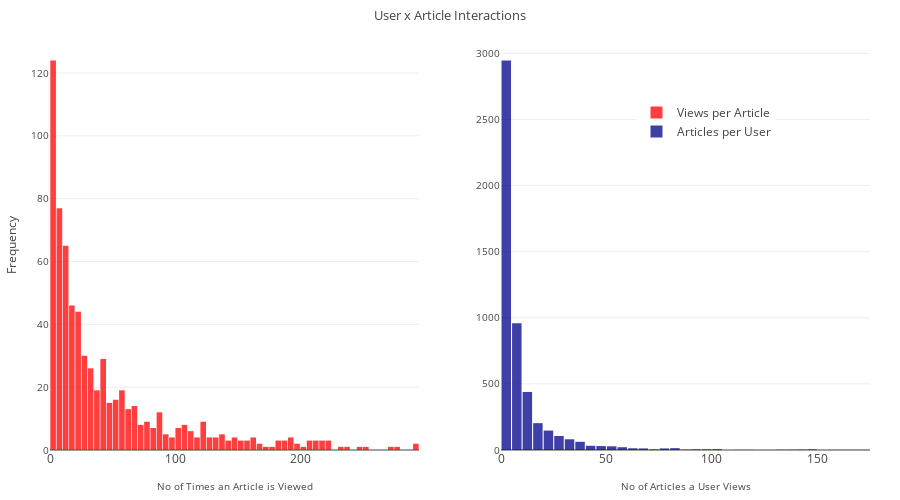

The code cell stored with this chart in its notebook:
### Code cell
# Define the threshold for the trailing bin
threshold = 300 

# Adjust the data for the trailing bin

x1 = article_read['readers'].apply(lambda x: threshold if x >= threshold else x)

trace1 =go.Histogram(
    x=x1, 
    opacity=0.75,
    name='Views per Article',
    xbins=dict( # bins used for histogram
        start=0,
        end=threshold,
        size=5 ),
    marker= dict(color='red')
)


# Adjust the data for the trailing bin
x2 = user_read['articles'].apply(lambda x: threshold if x >= threshold else x)

trace2 =go.Histogram(
    x=x2,
    opacity=0.75,
    name='Articles per User',
    xbins=dict( # bins used for histogram
        start=0,
        end=threshold,
        size=5 ),
    marker= dict(color='darkblue')
)

fig = tools.make_subplots(rows=1, cols=2)
fig.append_trace(trace1, 1,1)
fig.append_trace(trace2, 1,2)
fig['layout'].update(
    height = 500, 
    width = 900, 
    title ='User x Article Interactions',
    titlefont = dict(size=13),
    margin=dict(l=50, r=30, t=40, b=50),    
    bargap=0.1,
    yaxis1 = {
        'title': 'Frequency',
        'titlefont': dict(size=12),
        'tickfont' : dict(size=10),
        'gridwidth': None
        },
    xaxis1 = {
        'title': 'No of Times an Article is Viewed', 
        'titlefont': dict(size=10)
        },        
    yaxis2 = {
        #'title': 'Frequency',
        'titlefont': dict(size=12),
        'tickfont' : dict(size=10),
        'gridwidth': None        
        },
    xaxis2 = {
        'title': 'No of Articles a User Views', 
        'titlefont': dict(size=10)
        },
    legend=dict(
        x=0.8,  # Horizontally center the legend
        y=0.8,  # Adjust vertical position as needed
        xanchor='center',  # Ensure that x=0.5 is the center of the legend
        yanchor='middle'   # Ensure that y=0.5 is the middle of the legend
    )              
    )

iplot(fig)

### Figure 1 — Plotly figure (JSON) as saved in the notebook; plotly's stock layout.template omitted (floating-point values rounded to 4 significant figures; data arrays with more than 128 entries replaced by an {"elided": "..."} marker saying what was removed)
{"data": [{"marker": {"color": "red"}, "name": "Views per Article", "opacity": 0.75, "type": "histogram", "x": {"elided": "714 int values"}, "xaxis": "x1", "xbins": {"end": 300, "size": 5, "start": 0}, "yaxis": "y1"}, {"marker": {"color": "darkblue"}, "name": "Articles per User", "opacity": 0.75, "type": "histogram", "x": {"elided": "5148 int values"}, "xaxis": "x2", "xbins": {"end": 300, "size": 5, "start": 0}, "yaxis": "y2"}], "layout": {"bargap": 0.1, "height": 500, "legend": {"x": 0.8, "xanchor": "center", "y": 0.8, "yanchor": "middle"}, "margin": {"b": 50, "l": 50, "r": 30, "t": 40}, "title": "User x Article Interactions", "titlefont": {"size": 13}, "width": 900, "xaxis1": {"anchor": "y1", "domain": [0, 0.45], "title": "No of Times an Article is Viewed", "titlefont": {"size": 10}}, "xaxis2": {"anchor": "y2", "domain": [0.55, 1], "title": "No of Articles a User Views", "titlefont": {"size": 10}}, "yaxis1": {"anchor": "x1", "domain": [0, 1], "gridwidth": null, "tickfont": {"size": 10}, "title": "Frequency", "titlefont": {"size": 12}}, "yaxis2": {"anchor": "x2", "domain": [0, 1], "gridwidth": null, "tickfont": {"size": 10}, "titlefont": {"size": 12}}}}
